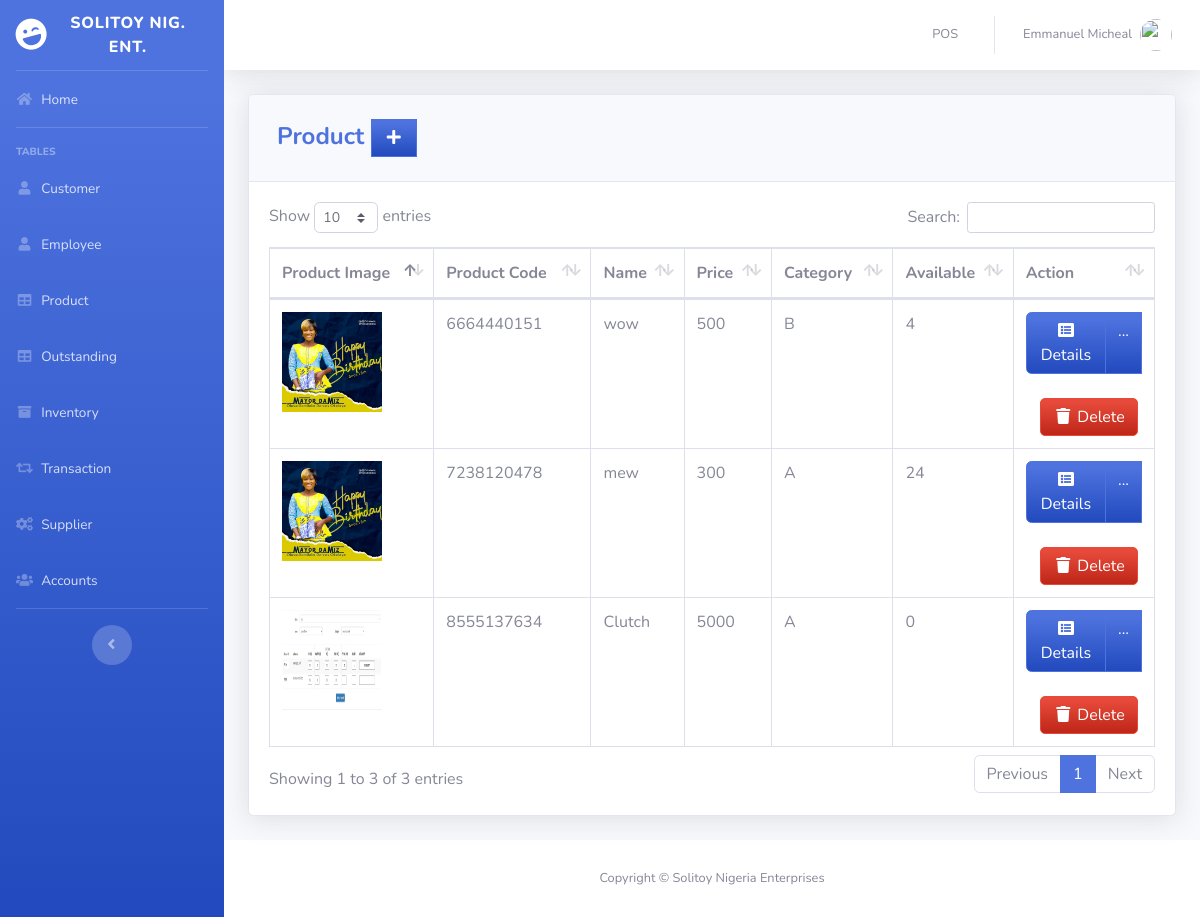
The app's page /pages/product.php (signed in) with its own data.
### tables this page shows
CREATE TABLE `product` (
  `PRODUCT_ID` int(11) NOT NULL,
  `img` varchar(500) NOT NULL,
  `PRODUCT_CODE` varchar(20) NOT NULL,
  `NAME` varchar(50) DEFAULT NULL,
  `DESCRIPTION` varchar(250) NOT NULL,
  `QTY_STOCK` int(50) DEFAULT NULL,
  `ON_HAND` int(250) NOT NULL,
  `PRICE` int(50) DEFAULT NULL,
  `CATEGORY_ID` int(11) DEFAULT NULL,
  `SUPPLIER_ID` int(11) DEFAULT NULL,
  `DATE_STOCK_IN` varchar(50) NOT NULL
);

CREATE TABLE `category` (
  `CATEGORY_ID` int(11) NOT NULL,
  `CNAME` varchar(50) DEFAULT NULL
);

### pages/product.php (the view, shortened to what this page needs)
<?php
include'../includes/connection.php';
include'../includes/sidebar.php';
?>
            <div class="card shadow mb-4">
            <div class="card-header py-3">
              <h4 class="m-2 font-weight-bold text-primary">Product&nbsp;<a  href="#" data-toggle="modal" data-target="#aModal" type="button" class="btn btn-primary bg-gradient-primary" style="border-radius: 0px;"><i class="fas fa-fw fa-plus"></i></a></h4>
            </div>
            <div class="card-body">
              <div class="table-responsive">
                <table class="table table-bordered" id="dataTable" width="100%" cellspacing="0">
               <thead>
                   <tr>
                   <th>Product Image</th>
                     <th>Product Code</th>
                     <th>Name</th>
                     <th>Price</th>
                     <th>Category</th>
                     <th>Available</th>
                     <th width="15%">Action</th>
                   </tr>
               </thead>
          <tbody>
<?php
    $query = 'SELECT PRODUCT_ID, img, PRODUCT_CODE, NAME, PRICE, CNAME,ON_HAND, DATE_STOCK_IN FROM product p join category c on p.CATEGORY_ID=c.CATEGORY_ID GROUP BY PRODUCT_CODE';
        $result = mysqli_query($db, $query) or die (mysqli_error($db));
            while ($row = mysqli_fetch_assoc($result)) {
                echo '<tr>';
                echo "<td><img src='".$row['img']."' height='100' width='100'</td>";
                echo '<td>'. $row['PRODUCT_CODE'].'</td>';
                echo '<td>'. $row['NAME'].'</td>';
                echo '<td>'. $row['PRICE'].'</td>';
                echo '<td>'. $row['CNAME'].'</td>';
                echo '<td>'. $row['ON_HAND'].'</td>';
                echo '<td align="right"> <div class="btn-group">
                <a type="button" class="btn btn-primary bg-gradient-primary" href="pro_searchfrm.php?action=edit & id='.$row['PRODUCT_CODE'] . '"><i class="fas fa-fw fa-list-alt"></i> Details</a>
              <div class="btn-group">
                <a type="button" class="btn btn-primary bg-gradient-primary dropdown no-arrow" data-toggle="dropdown" style="color:white;">
                ... <span class="caret"></span></a>
              <ul class="dropdown-menu text-center" role="menu">
                  <li>
                    <a type="button" class="btn btn-warning bg-gradient-warning btn-block" style="border-radius: 0px;" href="pro_edit.php?action=edit & id='.$row['PRODUCT_ID']. '">
                      <i class="fas fa-fw fa-edit"></i> Edit
                    </a>
                  </li>
              </ul>
              </div>
            </div>
          &nbsp&nbsp;&nbsp&nbsp;&nbsp&nbsp;&nbsp&nbsp;  <a href="pro_del.php?action=edit & id='.$row['PRODUCT_ID']. '" type="button" class="btn btn-danger bg-gradient-danger" style="border-radius: 5px;" ><i class="fas fa-fw fa-trash"></i> Delete</a>
            <div class="btn-group">
          </div>
        </div> </td>';
                        }
?>
                        </div>
                    </div>
                  </div>
<?php
include'../includes/footer.php';
?>

### records on screen
product: img (picture), PRODUCT_CODE "6664440151", NAME "wow", PRICE "500", CATEGORY_ID.CNAME "B", ON_HAND "4"
product: img (picture), PRODUCT_CODE "7238120478", NAME "mew", PRICE "300", CATEGORY_ID.CNAME "A", ON_HAND "24"
product: img (picture), PRODUCT_CODE "8555137634", NAME "Clutch", PRICE "5000", CATEGORY_ID.CNAME "A", ON_HAND "0"

### other values on screen
$_SESSION['FIRST_NAME'] "Emmanuel"
$_SESSION['LAST_NAME'] "Micheal"
